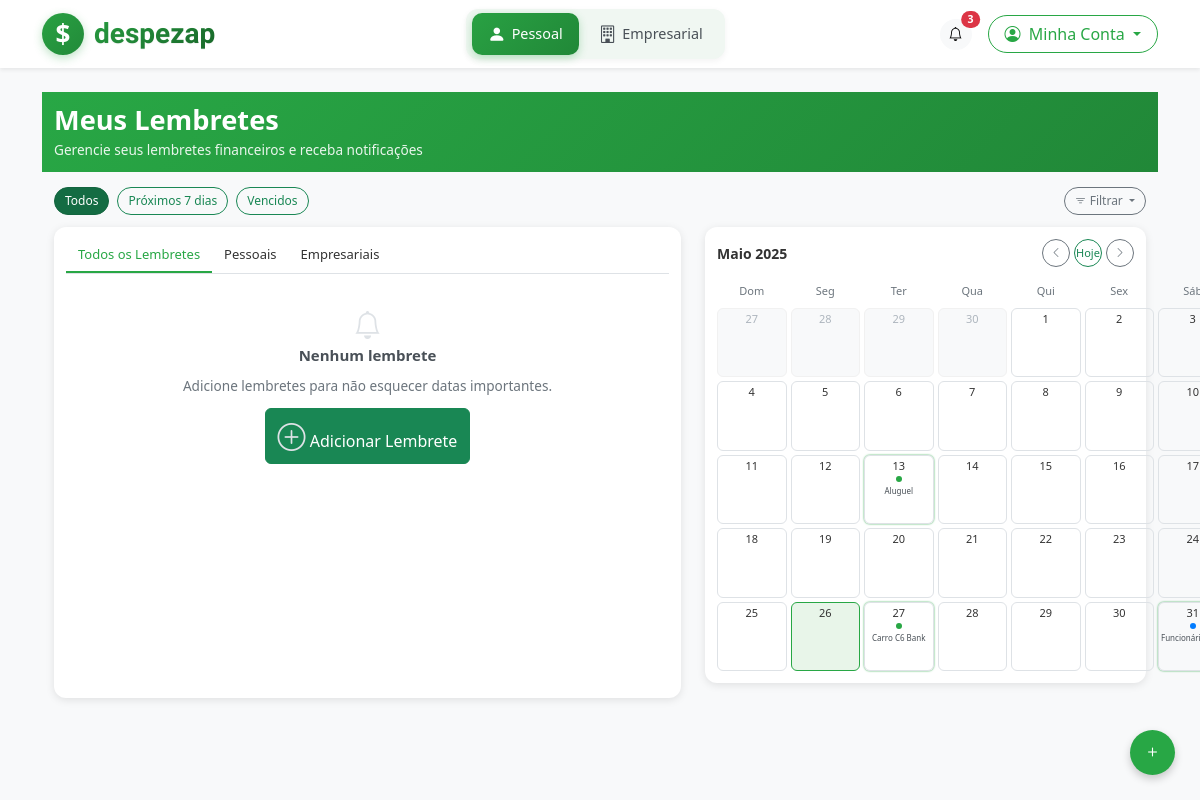
The page /lembretes (signed in) on the database as committed earlier.
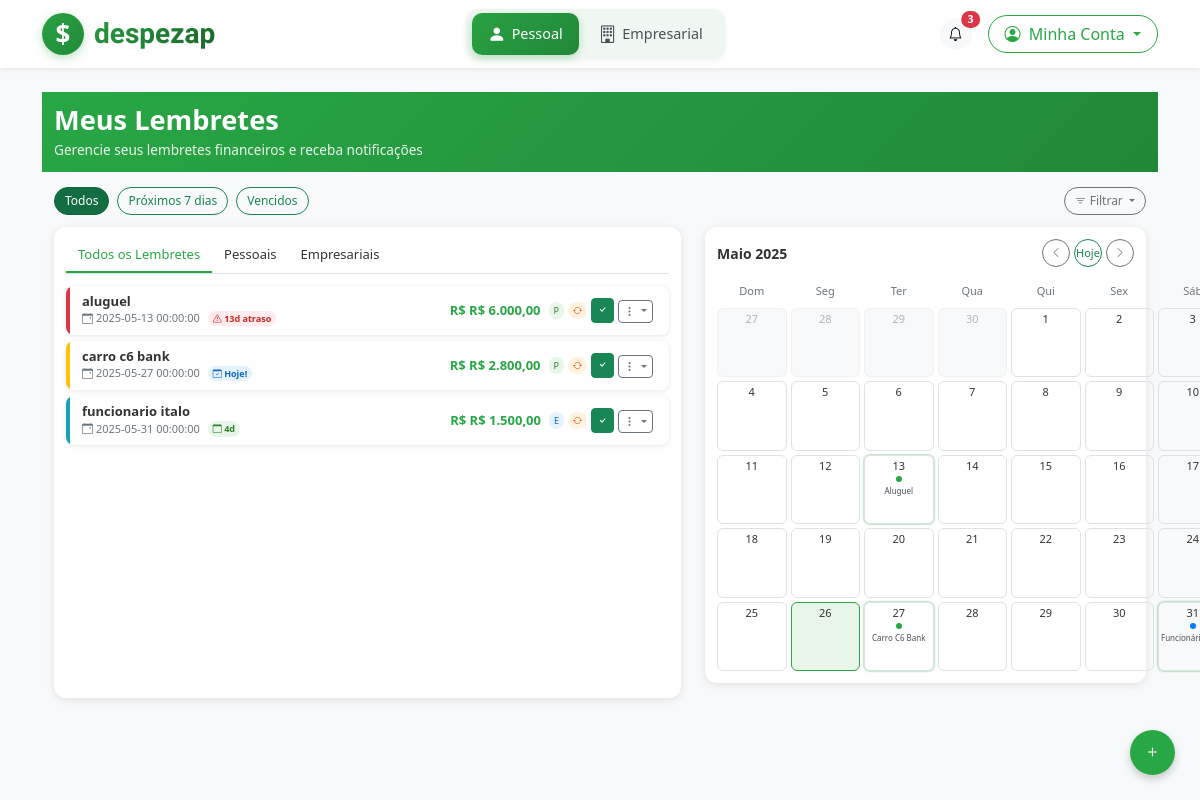
The same page on the database as committed later.
### tables this page shows
CREATE TABLE lembretes (
    id INTEGER PRIMARY KEY AUTOINCREMENT,
    usuario_id INTEGER NOT NULL,
    titulo TEXT NOT NULL,
    descricao TEXT,
    data TEXT NOT NULL,
    valor REAL,
    notificacao INTEGER DEFAULT 0,
    recorrente INTEGER DEFAULT 0,
    periodicidade TEXT,
    tipo_perfil TEXT DEFAULT 'pessoal',
    concluido INTEGER DEFAULT 0,
    data_criacao TEXT,
    FOREIGN KEY (usuario_id) REFERENCES usuarios (id)
);

### rotas/web_rotas.py (the view)
@web_bp.route('/lembretes')
@login_required
def lembretes():
    from config import Config
    usuario_id = session.get('usuario_id')
    usuario_model = Usuario(Config.DATABASE)
    usuario = usuario_model.buscar_por_id(usuario_id)
    lembrete_model = Lembrete(Config.DATABASE)
    lembretes_pessoais = lembrete_model.buscar(
        usuario_id=usuario_id,
        tipo_perfil='pessoal',
        concluido=0
    )
    lembretes_empresariais = lembrete_model.buscar(
        usuario_id=usuario_id,
        tipo_perfil='empresarial',
        concluido=0
    )
    return render_template(
        'lembretes.html',
        app_name=Config.APP_NAME,
        usuario=usuario,
        lembretes_pessoais=lembretes_pessoais,
        lembretes_empresariais=lembretes_empresariais
    )

### templates/lembretes.html (shortened to what this page needs)
{% extends 'base.html' %}
{% block content %}
<div class="lembretes-header">
    <div class="container">
        <h1>Meus Lembretes</h1>
        <p>Gerencie seus lembretes financeiros e receba notificações</p>
    </div>
</div>
<div class="container">
    <div class="filter-bar">
        <button class="btn btn-success active" id="btn-todos-lembretes">Todos</button>
        <button class="btn btn-outline-success" id="btn-proximos-lembretes">Próximos 7 dias</button>
        <button class="btn btn-outline-success" id="btn-lembretes-vencidos">Vencidos</button>
        <div class="filter-dropdown ms-auto">
            <button class="btn btn-outline-secondary dropdown-toggle" type="button" data-bs-toggle="dropdown">
                <i class="bi bi-filter"></i> Filtrar
            </button>
        </div>
    </div>
    <div class="row row-reverse-on-mobile">
        <div class="col-lg-7 order-1">
            <div class="lembretes-section">
                <div class="section-tabs">
                    <div class="section-tab active" id="tab-todos">Todos os Lembretes</div>
                    <div class="section-tab" id="tab-pessoais">Pessoais</div>
                    <div class="section-tab" id="tab-empresariais">Empresariais</div>
                </div>
                <div id="todos-lembretes">
                    {% if lembretes_pessoais or lembretes_empresariais %}
                        {% for lembrete in lembretes_pessoais %}
                            <div class="lembrete-compact">
                                <div class="lembrete-status-bar
                                    {% if (lembrete.data|to_date - today).days < 0 %}
                                        lembrete-status-danger
                                    {% elif (lembrete.data|to_date - today).days <= 3 %}
                                        lembrete-status-warning
                                    {% elif (lembrete.data|to_date - today).days <= 7 %}
                                        lembrete-status-info
                                    {% else %}
                                        lembrete-status-normal
                                    {% endif %}
                                "></div>
                                <div class="lembrete-compact-body">
                                    <div class="lembrete-compact-info">
                                        <h4 class="lembrete-title">{{ lembrete.titulo }}</h4>
                                        <div class="d-flex align-items-center">
                                            <div class="lembrete-date me-2">
                                                <i class="bi bi-calendar-event"></i>
                                                {{ lembrete.data|to_date|format_date }}
                                            </div>
                                            <div class="lembrete-countdown
                                                {% if (lembrete.data|to_date - today).days < 0 %}
                                                    lembrete-countdown-danger
                                                {% elif (lembrete.data|to_date - today).days == 0 %}
                                                    lembrete-countdown-today
                                                {% elif (lembrete.data|to_date - today).days <= 3 %}
                                                    lembrete-countdown-warning
                                                {% else %}
                                                    lembrete-countdown-normal
                                                {% endif %}
                                            ">
                                                {% if (lembrete.data|to_date - today).days < 0 %}
                                                    <i class="bi bi-exclamation-triangle"></i> {{ (today - lembrete.data|to_date).days }}d atraso
                                                {% elif (lembrete.data|to_date - today).days == 0 %}
                                                    <i class="bi bi-calendar-check"></i> Hoje!
                                                {% elif (lembrete.data|to_date - today).days == 1 %}
                                                    <i class="bi bi-calendar-date"></i> Amanhã
                                                {% else %}
                                                    <i class="bi bi-calendar"></i> {{ (lembrete.data|to_date - today).days }}d
                                                {% endif %}
                                            </div>
                                        </div>
                                    </div>
                                    {% if lembrete.valor %}
                                    <div class="lembrete-value me-2">R$ {{ lembrete.valor|format_currency }}</div>
                                    {% endif %}
                                    <div class="lembrete-compact-tags">
                                        <span class="lembrete-tag lembrete-tag-personal">P</span>
                                        {% if lembrete.recorrente %}
                                        <span class="lembrete-tag lembrete-tag-recurrent">
                                            <i class="bi bi-arrow-repeat"></i>
                                        </span>
                                        {% endif %}
                                    </div>
                                    <div class="lembrete-compact-actions">
                                        <button class="btn btn-sm btn-success btn-concluir-lembrete" data-id="{{ lembrete.id }}" title="Concluir">
                                            <i class="bi bi-check"></i>
                                        </button>
                                        <div class="dropdown">
                                            <button class="btn btn-sm btn-outline-secondary dropdown-toggle" type="button" data-bs-toggle="dropdown" aria-expanded="false">
                                                <i class="bi bi-three-dots-vertical"></i>
                                            </button>
                                        </div>
                                    </div>
                                </div>
                            </div>
                        {% endfor %}
                        {% for lembrete in lembretes_empresariais %}
                            <div class="lembrete-compact">
                                <div class="lembrete-status-bar
                                    {% if (lembrete.data|to_date - today).days < 0 %}
                                        lembrete-status-danger
                                    {% elif (lembrete.data|to_date - today).days <= 3 %}
                                        lembrete-status-warning
                                    {% elif (lembrete.data|to_date - today).days <= 7 %}
                                        lembrete-status-info
                                    {% else %}
                                        lembrete-status-normal
                                    {% endif %}
                                "></div>
                                <div class="lembrete-compact-body">
                                    <div class="lembrete-compact-info">
                                        <h4 class="lembrete-title">{{ lembrete.titulo }}</h4>
                                        <div class="d-flex align-items-center">
                                            <div class="lembrete-date me-2">
                                                <i class="bi bi-calendar-event"></i>
                                                {{ lembrete.data|to_date|format_date }}
                                            </div>
                                            <div class="lembrete-countdown
                                                {% if (lembrete.data|to_date - today).days < 0 %}
                                                    lembrete-countdown-danger
                                                {% elif (lembrete.data|to_date - today).days == 0 %}
                                                    lembrete-countdown-today
                                                {% elif (lembrete.data|to_date - today).days <= 3 %}
                                                    lembrete-countdown-warning
                                                {% else %}
                                                    lembrete-countdown-normal
                                                {% endif %}
                                            ">
                                                {% if (lembrete.data|to_date - today).days < 0 %}
                                                    <i class="bi bi-exclamation-triangle"></i> {{ (today - lembrete.data|to_date).days }}d atraso
                                                {% elif (lembrete.data|to_date - today).days == 0 %}
                                                    <i class="bi bi-calendar-check"></i> Hoje!
                                                {% elif (lembrete.data|to_date - today).days == 1 %}
                                                    <i class="bi bi-calendar-date"></i> Amanhã
                                                {% else %}
                                                    <i class="bi bi-calendar"></i> {{ (lembrete.data|to_date - today).days }}d
                                                {% endif %}
                                            </div>
                                        </div>
                                    </div>
                                    {% if lembrete.valor %}
                                    <div class="lembrete-value me-2">R$ {{ lembrete.valor|format_currency }}</div>
                                    {% endif %}
                                    <div class="lembrete-compact-tags">
                                        <span class="lembrete-tag lembrete-tag-business">E</span>
                                        {% if lembrete.recorrente %}
                                        <span class="lembrete-tag lembrete-tag-recurrent">
                                            <i class="bi bi-arrow-repeat"></i>
                                        </span>
                                        {% endif %}
                                    </div>
                                    <div class="lembrete-compact-actions">
                                        <button class="btn btn-sm btn-success btn-concluir-lembrete" data-id="{{ lembrete.id }}" title="Concluir">
                                            <i class="bi bi-check"></i>
                                        </button>
                                        <div class="dropdown">
                                            <button class="btn btn-sm btn-outline-secondary dropdown-toggle" type="button" data-bs-toggle="dropdown" aria-expanded="false">
                                                <i class="bi bi-three-dots-vertical"></i>
                                            </button>
                                        </div>
                                    </div>
                                </div>
                            </div>
                        {% endfor %}
                    {% else %}
                        <div class="empty-state">
                            <i class="bi bi-bell"></i>
                            <h3>Nenhum lembrete</h3>
                            <p>Adicione lembretes para não esquecer datas importantes.</p>
                            <button class="btn btn-success btn-adicionar-lembrete">
                                <i class="bi bi-plus-circle"></i> Adicionar Lembrete
                            </button>
                        </div>
                    {% endif %}
                </div>
            </div>
        </div>
        <div class="col-lg-5 order-2">
            <div class="calendar-view">
                <div class="calendar-header">
                    <div class="calendar-title" id="calendar-month-year">Maio 2025</div>
                    <div class="calendar-nav">
                        <button class="btn btn-outline-secondary" id="btn-prev-month">
                            <i class="bi bi-chevron-left"></i>
                        </button>
                        <button class="btn btn-outline-success" id="btn-today">Hoje</button>
                        <button class="btn btn-outline-secondary" id="btn-next-month">
                            <i class="bi bi-chevron-right"></i>
                        </button>
                    </div>
                </div>
                <div class="calendar-grid">
                </div>
            </div>
        </div>
    </div>
    <a href="#" class="fab-button" data-bs-toggle="modal" data-bs-target="#modalAddLembrete">
        <i class="bi bi-plus"></i>
    </a>
</div>
{% endblock %}

### templates/base.html (shortened to what this page needs)
<!DOCTYPE html>
<html lang="pt-br">
<head>
    <link href="https://cdn.jsdelivr.net/npm/bootstrap@5.3.0-alpha1/dist/css/bootstrap.min.css" rel="stylesheet">
    <link rel="stylesheet" href="https://cdn.jsdelivr.net/npm/bootstrap-icons@1.10.0/font/bootstrap-icons.css">
</head>
<body>
    <nav class="navbar navbar-expand bg-white shadow-sm mb-4">
        <div class="container">
            <a class="navbar-brand" href="/">
                <div class="logo-manual">
                    <div class="logo-icon"></div>
                    <h1 class="logo-text">despezap</h1>
                </div>
            </a>
            <div class="view-toggle d-none d-md-flex">
                <div class="view-option {% if view_mode == 'personal' or not view_mode %}active{% endif %}" id="personal-view">
                    <i class="bi bi-person-fill"></i> Pessoal
                </div>
                <div class="view-option {% if view_mode == 'business' %}active{% endif %}" id="business-view">
                    <i class="bi bi-building"></i> Empresarial
                </div>
            </div>
            <div class="d-flex align-items-center">
                {% if 'usuario_id' in session %}
                <a href="/notificacoes" class="btn btn-sm btn-light rounded-circle me-3 position-relative">
                    <i class="bi bi-bell"></i>
                    <span class="position-absolute top-0 start-100 translate-middle badge rounded-pill bg-danger">
                        3
                    </span>
                </a>
                <div class="dropdown">
                    <button class="btn btn-outline-primary dropdown-toggle rounded-pill px-3" type="button" data-bs-toggle="dropdown">
                        <i class="bi bi-person-circle me-1"></i>
                        <span class="d-none d-md-inline">Minha Conta</span>
                    </button>
                </div>
                {% endif %}
            </div>
        </div>
    </nav>
    <div class="container">
        {% block content %}{% endblock %}
    </div>
</body>
</html>

Rows that differ between the two databases and show on the page:
added lembretes: titulo "aluguel", data|to_date "2025-05-13 00:00:00", (today-lembrete.data|to_date).days "13", valor "R$ 6.000,00", recorrente 1 (drawn), shown under "Meus Lembretes"
added lembretes: titulo "carro c6 bank", data|to_date "2025-05-27 00:00:00", shows "Hoje!", valor "R$ 2.800,00", recorrente 1 (drawn), shown under "Meus Lembretes"
added lembretes: titulo "funcionario italo", data|to_date "2025-05-31 00:00:00", (lembrete.data|to_date-today).days "4", valor "R$ 1.500,00", recorrente 1 (drawn)
Other text that changed with them:
text no longer shown: "Nenhum lembrete Adicione lembretes para não esquecer datas importantes. Adicionar Lembrete"
